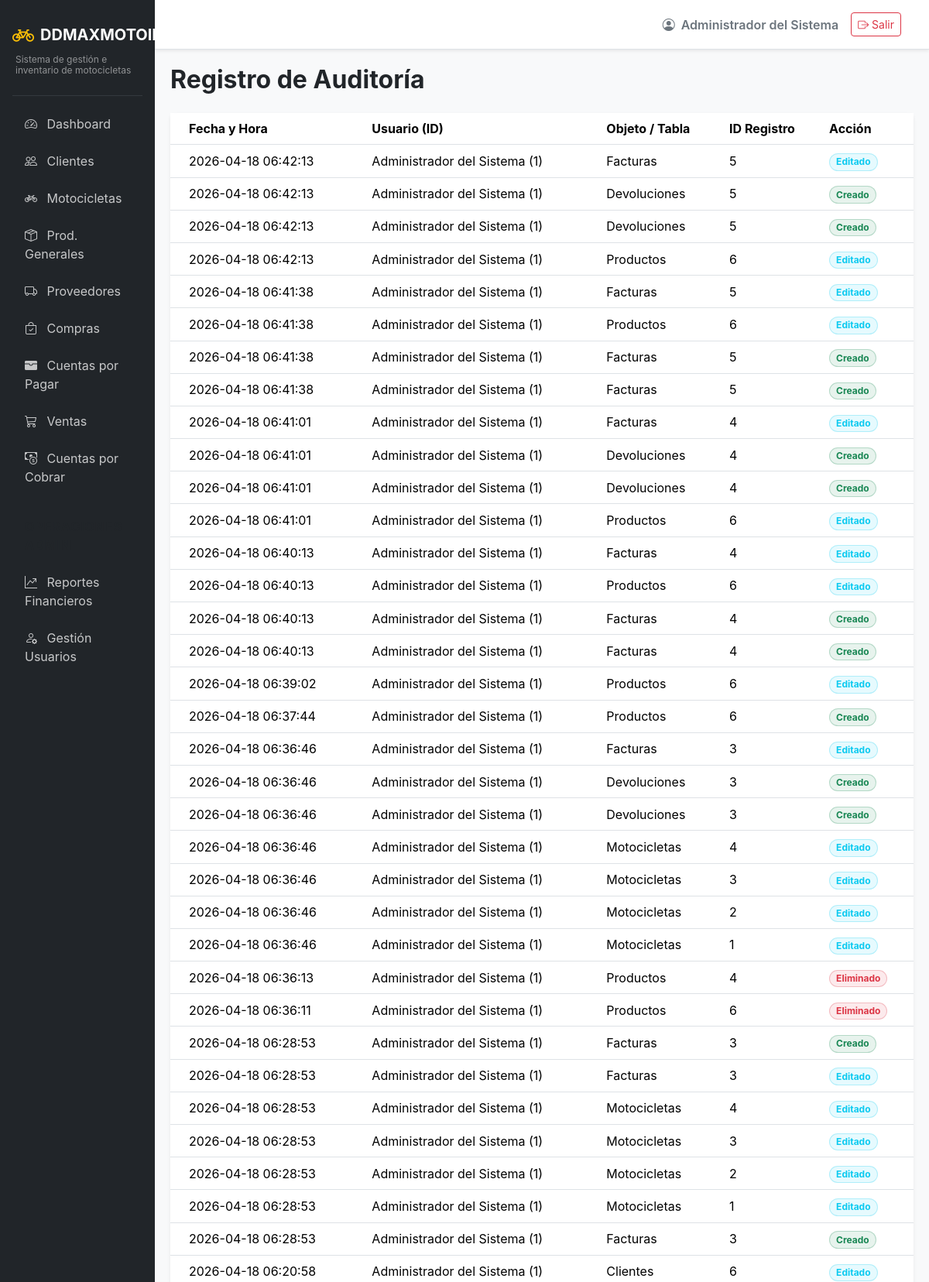
The page /audit/ (signed in, upper part) on the database its author committed.
### app/models/auth.py (models this page shows, shortened)
class Usuarios(UserMixin, db.Model):
    __tablename__ = 'usuarios'
    id = db.Column(db.Integer, primary_key=True)
    usuario = db.Column(db.String(50), unique=True, nullable=False)
    password_hash = db.Column(db.String(255), nullable=False)
    rol_id = db.Column(db.Integer, db.ForeignKey('roles.id'), nullable=False)
    estado = db.Column(db.String(20), default='activo') # activo/inactivo
    nombre = db.Column(db.String(100), nullable=False)
    created_at = db.Column(db.DateTime, default=datetime.utcnow)
    updated_at = db.Column(db.DateTime, default=datetime.utcnow, onupdate=datetime.utcnow)

class Auditoria(db.Model):
    __tablename__ = 'auditoria'
    id = db.Column(db.Integer, primary_key=True)
    usuario_id = db.Column(db.Integer, db.ForeignKey('usuarios.id'), nullable=False)
    tabla = db.Column(db.String(50), nullable=False)
    registro_id = db.Column(db.Integer, nullable=False)
    accion = db.Column(db.String(20), nullable=False) # insertar, actualizar, eliminar
    fecha = db.Column(db.DateTime, default=datetime.utcnow)
    usuario = db.relationship('Usuarios', backref='acciones_auditoria')

### app/routes/audit.py (the view)
@audit_bp.route('/')
@login_required
def list_audits():
    logs = Auditoria.query.order_by(Auditoria.fecha.desc()).limit(200).all()
    return render_template('audit/list.html', logs=logs)

### app/models/auth.py (called while the page is built)
@login_manager.user_loader
def load_user(user_id):
    return db.session.get(Usuarios, int(user_id))

### app/templates/audit/list.html
{% extends "base.html" %}
{% block content %}
<div class="d-flex justify-content-between align-items-center mb-4">
    <h2 class="fw-bold mb-0">Registro de Auditoría</h2>
</div>
<div class="card border-0 shadow-sm">
    <div class="card-body p-0">
        <div class="table-responsive">
            <table class="table table-hover align-middle mb-0">
                <thead class="bg-light">
                    <tr>
                        <th class="ps-4">Fecha y Hora</th>
                        <th>Usuario (ID)</th>
                        <th>Objeto / Tabla</th>
                        <th>ID Registro</th>
                        <th>Acción</th>
                    </tr>
                </thead>
                <tbody class="border-top-0">
                    {% for log in logs %}
                    <tr>
                        <td class="ps-4">{{ log.fecha.strftime('%Y-%m-%d %H:%M:%S') }}</td>
                        <td>{{ log.usuario.nombre if log.usuario else "Sistema" }} ({{ log.usuario_id }})</td>
                        <td class="text-capitalize">{{ log.tabla }}</td>
                        <td>{{ log.registro_id }}</td>
                        <td>
                            {% if log.accion == 'insertar' %}
                                <span class="badge bg-success bg-opacity-10 text-success border border-success border-opacity-25 rounded-pill px-2">Creado</span>
                            {% elif log.accion == 'actualizar' %}
                                <span class="badge bg-info bg-opacity-10 text-info border border-info border-opacity-25 rounded-pill px-2">Editado</span>
                            {% elif log.accion == 'eliminar' %}
                                <span class="badge bg-danger bg-opacity-10 text-danger border border-danger border-opacity-25 rounded-pill px-2">Eliminado</span>
                            {% else %}
                                <span class="badge bg-secondary">{{ log.accion }}</span>
                            {% endif %}
                        </td>
                    </tr>
                    {% else %}
                    <tr>
                        <td colspan="5" class="text-center py-4 text-muted">No hay registros de auditoría disponibles.</td>
                    </tr>
                    {% endfor %}
                </tbody>
            </table>
        </div>
    </div>
</div>
{% endblock %}

### app/templates/base.html (shortened to what this page needs)
<!DOCTYPE html>
<html lang="es">
<head>
    <link href="https://cdn.jsdelivr.net/npm/bootstrap@5.3.2/dist/css/bootstrap.min.css" rel="stylesheet">
    <link href="https://cdn.jsdelivr.net/npm/bootstrap-icons@1.11.1/font/bootstrap-icons.css" rel="stylesheet">
</head>
<body>
    <div class="container-fluid p-0">
        <div class="row g-0">
            <div class="col-md-2 sidebar d-none d-md-block p-3">
                <a href="{{ url_for('main.dashboard') }}" class="text-decoration-none d-flex flex-column mb-4 mt-2">
                    <div class="d-flex align-items-center">
                        <i class="bi bi-bicycle fs-3 text-warning me-2"></i>
                        <span class="fs-5 text-white fw-bold">DDMAXMOTOIMPORT</span>
                    </div>
                    <div class="text-white-50 mt-1 ps-1" style="font-size: 0.75rem; line-height: 1.2;">Sistema de gestión e inventario de motocicletas</div>
                </a>
                <hr class="text-secondary">
                <ul class="nav flex-column gap-2">
                    <li class="nav-item">
                        <a class="nav-link {% if request.endpoint and request.endpoint.startswith('main.') %}active{% endif %}" href="{{ url_for('main.dashboard') }}">
                            <i class="bi bi-speedometer2 me-2"></i> Dashboard
                        </a>
                    </li>
                    <li class="nav-item">
                        <a class="nav-link {% if request.endpoint and request.endpoint.startswith('clients.') %}active{% endif %}" href="{{ url_for('clients.list_clients') }}">
                            <i class="bi bi-people me-2"></i> Clientes
                        </a>
                    </li>
                    <li class="nav-item">
                        <a class="nav-link {% if request.endpoint and request.endpoint.startswith('inventory.') and 'product' not in request.endpoint %}active{% endif %}" href="{{ url_for('inventory.list_motorcycles') }}">
                            <i class="bi bi-bicycle me-2"></i> Motocicletas
                        </a>
                    </li>
                    <li class="nav-item">
                        <a class="nav-link {% if request.endpoint and request.endpoint.startswith('inventory.') and 'product' in request.endpoint %}active{% endif %}" href="{{ url_for('inventory.list_products') }}">
                            <i class="bi bi-box-seam me-2"></i> Prod. Generales
                        </a>
                    </li>
                    <li class="nav-item">
                        <a class="nav-link {% if request.endpoint and request.endpoint.startswith('suppliers.') %}active{% endif %}" href="{{ url_for('suppliers.list_suppliers') }}">
                            <i class="bi bi-truck me-2"></i> Proveedores
                        </a>
                    </li>
                    <li class="nav-item">
                        <a class="nav-link {% if request.endpoint and request.endpoint.startswith('purchases.') %}active{% endif %}" href="{{ url_for('purchases.list_purchases') }}">
                            <i class="bi bi-bag-check me-2"></i> Compras
                        </a>
                    </li>
                    <li class="nav-item">
                        <a class="nav-link {% if request.endpoint and request.endpoint.startswith('payables.') %}active{% endif %}" href="{{ url_for('payables.list_accounts') }}">
                            <i class="bi bi-wallet-fill me-2"></i> Cuentas por Pagar
                        </a>
                    </li>
                    <li class="nav-item">
                        <a class="nav-link {% if request.endpoint and request.endpoint.startswith('sales.') %}active{% endif %}" href="{{ url_for('sales.list_sales') }}">
                            <i class="bi bi-cart3 me-2"></i> Ventas
                        </a>
                    </li>
                    <li class="nav-item">
                        <a class="nav-link {% if request.endpoint and request.endpoint.startswith('accounts.') %}active{% endif %}" href="{{ url_for('accounts.list_accounts') }}">
                            <i class="bi bi-cash-coin me-2"></i> Cuentas por Cobrar
                        </a>
                    </li>
                    {% if current_user.is_authenticated and current_user.rol.nombre|upper in ['ADMIN', 'ADMINISTRADOR'] %}
                    <li class="nav-item mt-3">
                        <span class="nav-link text-uppercase small fw-bold text-muted" style="letter-spacing: 1px;">Operaciones Admin</span>
                    </li>
                    <li class="nav-item">
                        <a class="nav-link {% if request.endpoint and request.endpoint.startswith('reports.') %}active{% endif %}" href="{{ url_for('reports.sales_report') }}">
                            <i class="bi bi-graph-up-arrow me-2"></i> Reportes Financieros
                        </a>
                    </li>
                    <li class="nav-item">
                        <a class="nav-link" href="#" onclick="alert('Módulo de usuarios en desarrollo'); return false;">
                            <i class="bi bi-person-gear me-2"></i> Gestión Usuarios
                        </a>
                    </li>
                    {% endif %}
                </ul>
            </div>
            <div class="col-md-10 d-flex flex-column vh-100">
                <nav class="navbar navbar-expand-lg navbar-light bg-white border-bottom shadow-sm px-4 py-3">
                    <div class="container-fluid">
                        <div class="ms-auto d-flex align-items-center">
                            <span class="me-3 fw-semibold text-secondary">
                                <i class="bi bi-person-circle me-1"></i> {{ current_user.nombre }}
                            </span>
                            <a href="{{ url_for('auth.logout') }}" class="btn btn-outline-danger btn-sm">
                                <i class="bi bi-box-arrow-right"></i> Salir
                            </a>
                        </div>
                    </div>
                </nav>
                <main class="content-area flex-grow-1 overflow-auto">
                    {% block content %}{% endblock %}
                </main>
            </div>
        </div>
    </div>
</body>
</html>

### app/templates/base.html (style rules this page uses)
body { background-color: #f8f9fa; font-family: 'Inter', sans-serif; }
.sidebar { background-color: #212529; min-height: 100vh; color: #fff; }
.sidebar .nav-link { color: rgba(255,255,255,.75); transition: 0.3s; }
.content-area { padding: 20px; }

### rows shown on the page
Usuarios: nombre "Administrador del Sistema"
Auditoria: fecha "2026-04-18 06:42:13", usuario "Administrador del Sistema", usuario_id "1", tabla "Facturas", registro_id "5", accion "Editado"
Auditoria: fecha "2026-04-18 06:42:13", usuario "Administrador del Sistema", usuario_id "1", tabla "Devoluciones", registro_id "5", accion "Creado"
Auditoria: fecha "2026-04-18 06:42:13", usuario "Administrador del Sistema", usuario_id "1", tabla "Devoluciones", registro_id "5", accion "Creado"
Auditoria: fecha "2026-04-18 06:42:13", usuario "Administrador del Sistema", usuario_id "1", tabla "Productos", registro_id "6", accion "Editado"
Auditoria: fecha "2026-04-18 06:41:38", usuario "Administrador del Sistema", usuario_id "1", tabla "Facturas", registro_id "5", accion "Editado"
Auditoria: fecha "2026-04-18 06:41:38", usuario "Administrador del Sistema", usuario_id "1", tabla "Productos", registro_id "6", accion "Editado"
Auditoria: fecha "2026-04-18 06:41:38", usuario "Administrador del Sistema", usuario_id "1", tabla "Facturas", registro_id "5", accion "Creado"
Auditoria: fecha "2026-04-18 06:41:38", usuario "Administrador del Sistema", usuario_id "1", tabla "Facturas", registro_id "5", accion "Creado"
Auditoria: fecha "2026-04-18 06:41:01", usuario "Administrador del Sistema", usuario_id "1", tabla "Facturas", registro_id "4", accion "Editado"
Auditoria: fecha "2026-04-18 06:41:01", usuario "Administrador del Sistema", usuario_id "1", tabla "Devoluciones", registro_id "4", accion "Creado"
Auditoria: fecha "2026-04-18 06:41:01", usuario "Administrador del Sistema", usuario_id "1", tabla "Devoluciones", registro_id "4", accion "Creado"
Auditoria: fecha "2026-04-18 06:41:01", usuario "Administrador del Sistema", usuario_id "1", tabla "Productos", registro_id "6", accion "Editado"
Auditoria: fecha "2026-04-18 06:40:13", usuario "Administrador del Sistema", usuario_id "1", tabla "Facturas", registro_id "4", accion "Editado"
Auditoria: fecha "2026-04-18 06:40:13", usuario "Administrador del Sistema", usuario_id "1", tabla "Productos", registro_id "6", accion "Editado"
Auditoria: fecha "2026-04-18 06:40:13", usuario "Administrador del Sistema", usuario_id "1", tabla "Facturas", registro_id "4", accion "Creado"
Auditoria: fecha "2026-04-18 06:40:13", usuario "Administrador del Sistema", usuario_id "1", tabla "Facturas", registro_id "4", accion "Creado"
Auditoria: fecha "2026-04-18 06:39:02", usuario "Administrador del Sistema", usuario_id "1", tabla "Productos", registro_id "6", accion "Editado"
Auditoria: fecha "2026-04-18 06:37:44", usuario "Administrador del Sistema", usuario_id "1", tabla "Productos", registro_id "6", accion "Creado"
Auditoria: fecha "2026-04-18 06:36:46", usuario "Administrador del Sistema", usuario_id "1", tabla "Facturas", registro_id "3", accion "Editado"
Auditoria: fecha "2026-04-18 06:36:46", usuario "Administrador del Sistema", usuario_id "1", tabla "Devoluciones", registro_id "3", accion "Creado"
Auditoria: fecha "2026-04-18 06:36:46", usuario "Administrador del Sistema", usuario_id "1", tabla "Devoluciones", registro_id "3", accion "Creado"
Auditoria: fecha "2026-04-18 06:36:46", usuario "Administrador del Sistema", usuario_id "1", tabla "Motocicletas", registro_id "4", accion "Editado"
Auditoria: fecha "2026-04-18 06:36:46", usuario "Administrador del Sistema", usuario_id "1", tabla "Motocicletas", registro_id "3", accion "Editado"
Auditoria: fecha "2026-04-18 06:36:46", usuario "Administrador del Sistema", usuario_id "1", tabla "Motocicletas", registro_id "2", accion "Editado"
Auditoria: fecha "2026-04-18 06:36:46", usuario "Administrador del Sistema", usuario_id "1", tabla "Motocicletas", registro_id "1", accion "Editado"
Auditoria: fecha "2026-04-18 06:36:13", usuario "Administrador del Sistema", usuario_id "1", tabla "Productos", registro_id "4", accion "Eliminado"
Auditoria: fecha "2026-04-18 06:36:11", usuario "Administrador del Sistema", usuario_id "1", tabla "Productos", registro_id "6", accion "Eliminado"
Auditoria: fecha "2026-04-18 06:28:53", usuario "Administrador del Sistema", usuario_id "1", tabla "Facturas", registro_id "3", accion "Creado"
Auditoria: fecha "2026-04-18 06:28:53", usuario "Administrador del Sistema", usuario_id "1", tabla "Facturas", registro_id "3", accion "Editado"
Auditoria: fecha "2026-04-18 06:28:53", usuario "Administrador del Sistema", usuario_id "1", tabla "Motocicletas", registro_id "4", accion "Editado"
Auditoria: fecha "2026-04-18 06:28:53", usuario "Administrador del Sistema", usuario_id "1", tabla "Motocicletas", registro_id "3", accion "Editado"
Auditoria: fecha "2026-04-18 06:28:53", usuario "Administrador del Sistema", usuario_id "1", tabla "Motocicletas", registro_id "2", accion "Editado"
Auditoria: fecha "2026-04-18 06:28:53", usuario "Administrador del Sistema", usuario_id "1", tabla "Motocicletas", registro_id "1", accion "Editado"
Auditoria: fecha "2026-04-18 06:28:53", usuario "Administrador del Sistema", usuario_id "1", tabla "Facturas", registro_id "3", accion "Creado"
Auditoria: fecha "2026-04-18 06:20:58", usuario "Administrador del Sistema", usuario_id "1", tabla "Clientes", registro_id "6", accion "Editado"
